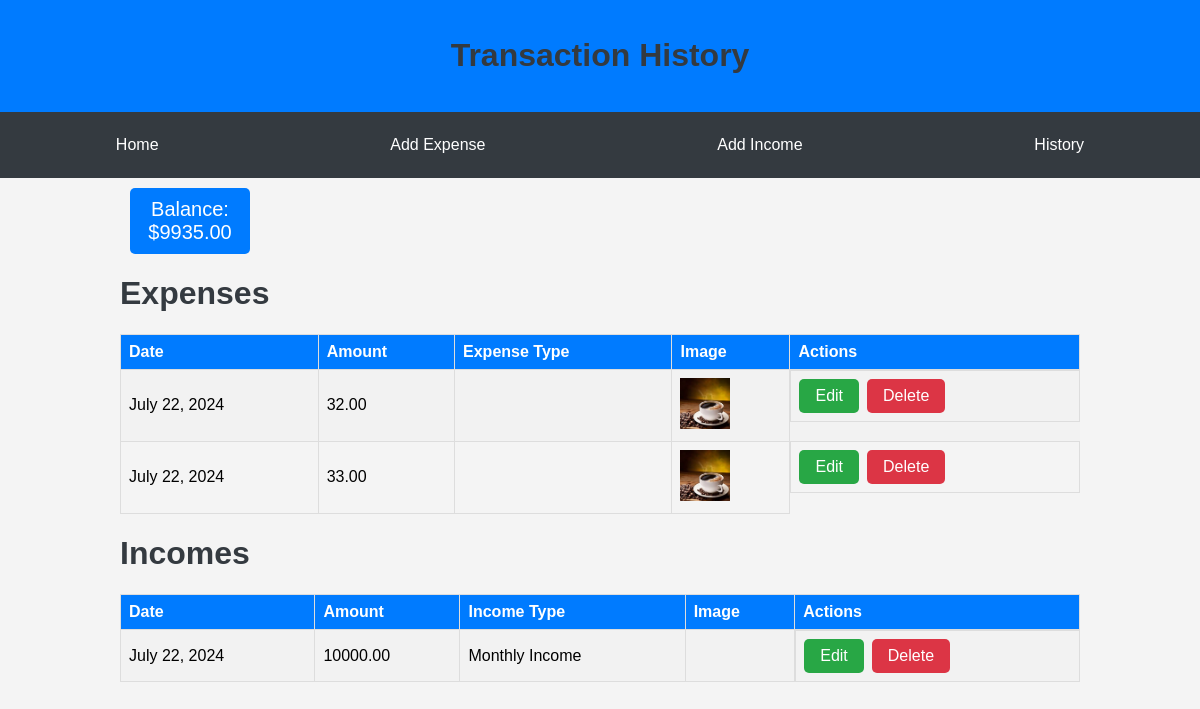
The page / (signed in) on the database its author committed.
### history/models.py (models this page shows, shortened)
class AccountBalance(models.Model):
    user = models.OneToOneField(User, on_delete=models.CASCADE)
    balance = models.DecimalField(max_digits=10, decimal_places=2, default=0.00)

class Expense(models.Model):
    amount = models.DecimalField(max_digits=10, decimal_places=2)
    date = models.DateField()
    account_balance = models.ForeignKey(AccountBalance, on_delete=models.CASCADE)
    expense_type = models.CharField(max_length=50)
    image = models.ImageField(upload_to='expense_images/', blank=True, null=True)

class Income(models.Model):
    amount = models.DecimalField(max_digits=10, decimal_places=2)
    date = models.DateField()
    account_balance = models.ForeignKey(AccountBalance, on_delete=models.CASCADE)
    income_type = models.ForeignKey(IncomeType, on_delete=models.CASCADE)
    image = models.ImageField(upload_to='income_images/', blank=True, null=True)

class IncomeType(models.Model):
    name = models.CharField(max_length=50)

### history/views.py (the view)
# urls.py: path('', views.index, name='index'),
@login_required
def index(request):
    expenses = Expense.objects.filter(account_balance__user=request.user)
    incomes = Income.objects.filter(account_balance__user=request.user)
    account_balance, created = AccountBalance.objects.get_or_create(user=request.user)
    return render(request, 'history/index.html', {
        'expenses': expenses,
        'incomes': incomes,
        'balance': account_balance.balance,
    })

### history/context_processors.py (called while the page is built)
def account_balance(request):
    if request.user.is_authenticated:
        account_balance, created = AccountBalance.objects.get_or_create(user=request.user)
        return {'balance': account_balance.balance}
    return {}

### templates/history/index.html (shortened to what this page needs)
{% extends 'base.html' %}
{% block content %}
<h1>Expenses</h1>
<table class="transaction-table">
    <tr>
        <th>Date</th>
        <th>Amount</th>
        <th>Expense Type</th>
        <th>Image</th>
        <th>Actions</th>
    </tr>
    {% for expense in expenses %}
    <tr>
        <td>{{ expense.date }}</td>
        <td>{{ expense.amount }}</td>
        <td>{{ expense.expense_type.name }}</td>
        <td>{% if expense.image %}<img src="{{ expense.image.url }}" alt="Expense Image" width="50">{% endif %}</td>
        <td class="action-buttons">
            <a href="{% url 'edit_expense' expense.pk %}" class="edit">Edit</a>
            <a href="{% url 'delete_expense' expense.pk %}" class="delete">Delete</a>
        </td>
    </tr>
    {% endfor %}
</table>
<h1>Incomes</h1>
<table class="transaction-table">
    <tr>
        <th>Date</th>
        <th>Amount</th>
        <th>Income Type</th>
        <th>Image</th>
        <th>Actions</th>
    </tr>
    {% for income in incomes %}
    <tr>
        <td>{{ income.date }}</td>
        <td>{{ income.amount }}</td>
        <td>{{ income.income_type.name }}</td>
        <td>{% if income.image %}<img src="{{ income.image.url }}" alt="Income Image" width="50">{% endif %}</td>
        <td class="action-buttons">
            <a href="{% url 'edit_income' income.pk %}" class="edit">Edit</a>
            <a href="{% url 'delete_income' income.pk %}" class="delete">Delete</a>
        </td>
    </tr>
    {% endfor %}
</table>
{% endblock %}

### templates/base.html (shortened to what this page needs)
<!DOCTYPE html>
<html lang="en">
<head>
</head>
<body>
    <div class="header">
        <h1>Transaction History</h1>
    </div>
    <div class="menu">
        <a href="{% url 'index' %}">Home</a>
        <a href="{% url 'add_expense' %}">Add Expense</a>
        <a href="{% url 'add_income' %}">Add Income</a>
        <a href="{% url 'history' %}">History</a>
    </div>
    <div class="container">
        <div class="balance">
            Balance: ${{ balance }}
        </div>
        {% block content %}{% endblock %}
    </div>
</body>
</html>

### templates/base.html (style rules this page uses)
body { font-family: 'Arial', sans-serif; background-color: #f4f4f4; margin: 0; padding: 0; }
.container { width: 80%; margin: 0 auto; }
.header { background-color: #007bff; color: white; padding: 1em 0; text-align: center; }
.menu { display: flex; justify-content: space-around; background-color: #343a40; padding: 1em 0; }
.menu a { color: white; text-decoration: none; padding: 0.5em 1em; border-radius: 5px; }
h1 { color: #343a40; }
.transaction-table { width: 100%; border-collapse: collapse; margin: 1em 0; }
.transaction-table th, .transaction-table td { border: 1px solid #ddd; padding: 0.5em; text-align: left; }
.transaction-table th { background-color: #007bff; color: white; }
.transaction-table tr:nth-child(even) { background-color: #f2f2f2; }
.action-buttons { display: flex; gap: 0.5em; }
.action-buttons a { text-decoration: none; padding: 0.5em 1em; color: white; border-radius: 5px; }
.action-buttons .edit { background-color: #28a745; }
.action-buttons .delete { background-color: #dc3545; }
.balance { margin: 10px; padding: 10px; max-width: 100px; background-color: #007bff; color: white; border-radius: 5px; text-align: center; font-size: 20px; }

### rows shown on the page
AccountBalance: balance "9935.00"
Expense: date "July 22, 2024", amount "32.00", image (picture)
Expense: date "July 22, 2024", amount "33.00", image (picture)
Income: date "July 22, 2024", amount "10000.00", income_type.name "Monthly Income"
